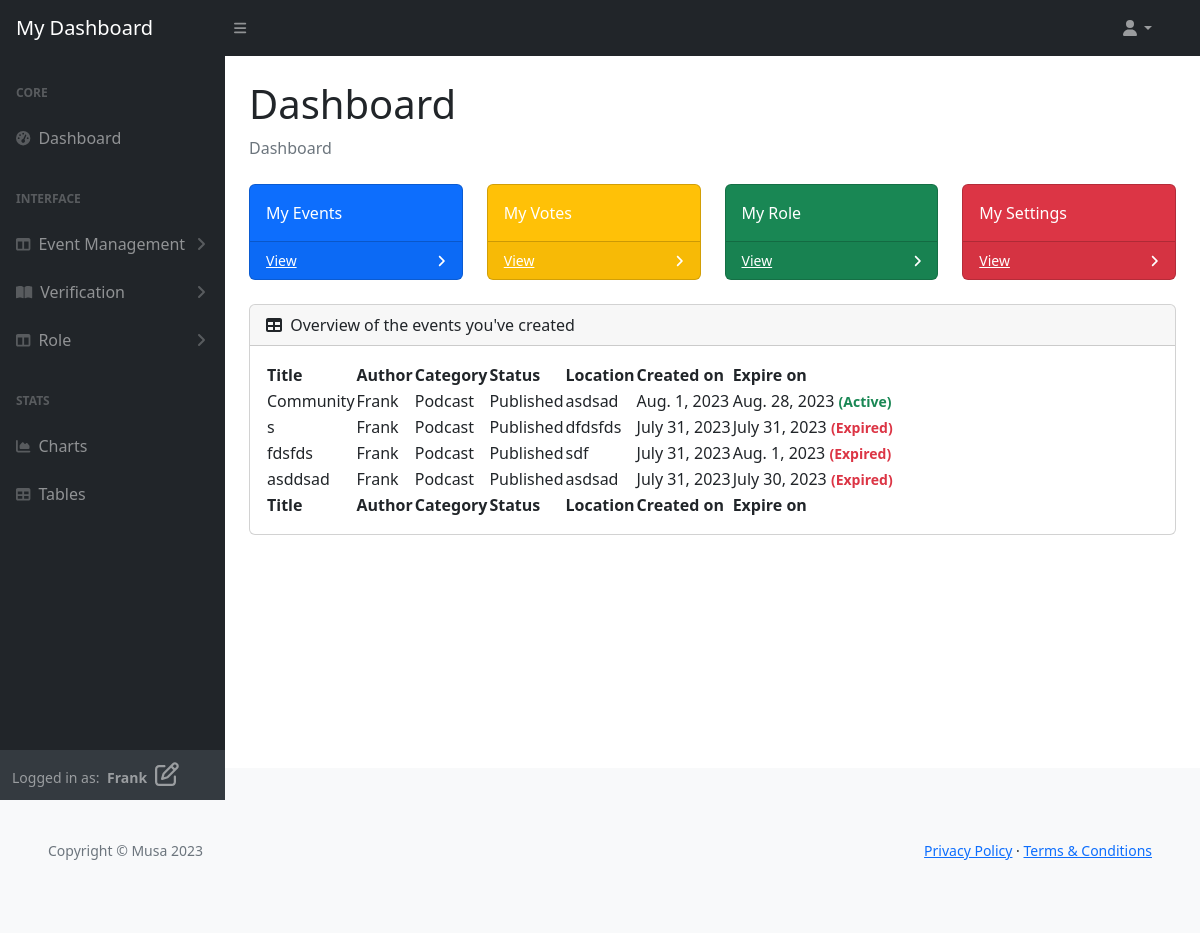
Screenshot of /user/ (signed in) with the database file from the repository.
### musa/models.py (models this page shows)
class UserProfile(AbstractUser):
    verified = models.BooleanField(default=False)
    role = models.IntegerField(choices=ROLES, default=0)
    user_card = models.ManyToManyField(
        'vote_management.VoteCard', through='vote_management.VoteRecord', related_name='user_cards')
    class Meta:
        ordering = ['username']
    def __str__(self):
        return self.username

### vote_management/models.py (models this page shows, shortened)
class VoteCard(models.Model):
    title = models.CharField(max_length=80, unique=True)
    slug = models.SlugField(max_length=200, unique=True)
    author = models.ForeignKey(
        'musa.UserProfile', on_delete=models.CASCADE, related_name="card_author")
    category = models.ForeignKey(
        Category, on_delete=models.CASCADE, related_name="categories")
    mission = models.CharField(max_length=80)
    location = models.CharField(max_length=80)
    description = models.TextField(max_length=264)
    expire = models.DateField()
    event_image = CloudinaryField('image', default='placeholder')
    vote_record = models.ManyToManyField('musa.UserProfile', through='VoteRecord',
                                         related_name='user_votes', blank=True)
    candidates = models.ManyToManyField('ElectedPerson', related_name='vote_cards',
                                        blank=True)
    status = models.IntegerField(choices=STATUS, default=0)
    excerpt = models.TextField(blank=True)
    type = models.IntegerField(choices=CARD_TYPE, default=0)
    created_on = models.DateField(auto_now_add=True)
    class Meta:
        ordering = ['-created_on']

class Category(models.Model):
    category_name = models.CharField(max_length=50, unique=True)
    class Meta:
        ordering = ['category_name']
        verbose_name_plural = "Categories"

### user_profile/views.py (the view)
# urls.py: path('user/', UserDashboard.as_view(),
class UserDashboard(UserRequiredMixin, generic.DetailView):
    model = UserProfile
    template_name = 'backend/user-dashboard/index.html'
    context_object_name = 'user_dashboard'
    def get_object(self, queryset=None):
        return get_object_or_404(UserProfile, pk=self.request.user.pk)
    def get_context_data(self, **kwargs):
        context = super().get_context_data(**kwargs)
        user_profile = self.get_object()
        context['vote_cards'] = user_profile.user_card.order_by(
            '-created_on').all()
        return context

### user_profile/views.py (called while the page is built)
    def test_func(self):
        user_profile = self.request.user
        return user_profile.is_authenticated and (
            user_profile.role in [0, 1]
        )

### templates/backend/user-dashboard/index.html
{% extends "backend/user-dashboard/base.html" %}
{% block content%}
<div id="layoutSidenav_content">
    <main>
        <div class="container-fluid p-4 pt-0">
            <h1 class="mt-4">Dashboard</h1>
            <ol class="breadcrumb mb-4">
                <li class="breadcrumb-item active">Dashboard</li>
            </ol>
            <div class="row">
                <div class="col-xl-3 col-md-6">
                    <div class="card bg-primary text-white mb-4">
                        <div class="card-body">My Events</div>
                        <div class="card-footer d-flex align-items-center justify-content-between">
                            <a class="small text-white stretched-link" href="{% url 'user_all_events' %}">View </a>
                            <div class="small text-white"><i class="fas fa-angle-right"></i></div>
                        </div>
                    </div>
                </div>
                <div class="col-xl-3 col-md-6">
                    <div class="card bg-warning text-white mb-4">
                        <div class="card-body">My Votes</div>
                        <div class="card-footer d-flex align-items-center justify-content-between">
                            <a class="small text-white stretched-link" href="#">View </a>
                            <div class="small text-white"><i class="fas fa-angle-right"></i></div>
                        </div>
                    </div>
                </div>
                <div class="col-xl-3 col-md-6">
                    <div class="card bg-success text-white mb-4">
                        <div class="card-body">My Role</div>
                        <div class="card-footer d-flex align-items-center justify-content-between">
                            <a class="small text-white stretched-link" href="{% url 'user_role' %}">View </a>
                            <div class="small text-white"><i class="fas fa-angle-right"></i></div>
                        </div>
                    </div>
                </div>
                <div class="col-xl-3 col-md-6">
                    <div class="card bg-danger text-white mb-4">
                        <div class="card-body">My Settings</div>
                        <div class="card-footer d-flex align-items-center justify-content-between">
                            <a class="small text-white stretched-link" href="{% url 'user_settings' %}">View </a>
                            <div class="small text-white"><i class="fas fa-angle-right"></i></div>
                        </div>
                    </div>
                </div>
            </div>
            <div class="card mb-4">
                <div class="card-header">
                    <i class="fas fa-table me-1"></i>
                    Overview of the events you've created
                </div>
                <div class="card-body">
                    <table id="datatablesSimple">
                        <thead>
                            <tr>
                                <th>Title</th>
                                <th>Author</th>
                                <th>Category</th>
                                <th>Status</th>
                                <th>Location</th>
                                <th>Created on</th>
                                <th>Expire on</th>
                            </tr>
                        </thead>
                        <tfoot>
                            <tr>
                                <th>Title</th>
                                <th>Author</th>
                                <th>Category</th>
                                <th>Status</th>
                                <th>Location</th>
                                <th>Created on</th>
                                <th>Expire on</th>
                            </tr>
                        </tfoot>
                        <tbody>
                            {% for event in user_dashboard.card_author.all %}
                            <tr>
                                <td>{{ event.title }}</td>
                                <td>{{ event.author }}</td>
                                <td>{{ event.category.category_name }}</td>
                                <td>{{ event.get_status_display }}</td>
                                <td>{{ event.location }}</td>
                                <td>{{ event.created_on }}</td>
                                {% if event.expire|date:"Y-m-d" == current_date %}
                                <td>{{ event.expire }}
                                    <small class="text-warning fw-semibold">(Today)</small>
                                </td>
                                {% elif event.expire|date:"Y-m-d" < current_date %}
                                <td>{{ event.expire }}
                                    <small class="text-danger fw-semibold">(Expired)</small>
                                </td>
                                {% else %}
                                <td>{{ event.expire }}
                                    <small class="text-success fw-semibold">(Active)</small>
                                </td>
                                {% endif %}
                            </tr>
                            {% endfor %}
                        </tbody>
                    </table>
                </div>
            </div>
        </div>
    </main>
</div>
{% endblock %}

### templates/backend/user-dashboard/base.html (shortened to what this page needs)
{% load static %}
{% now "Y-m-d" as current_date %}
<!DOCTYPE html>
<html lang="en">
<head>
    <link href="https://cdn.jsdelivr.net/npm/simple-datatables@7.1.2/dist/style.min.css" rel="stylesheet" />
    <link href="{% static 'user/css/styles.css' %}" rel="stylesheet" />
</head>
<body class="sb-nav-fixed">
    <nav class="sb-topnav navbar navbar-expand navbar-dark bg-dark">
        <a class="navbar-brand ps-3" href="{% url 'user_dashboard' %}">My Dashboard</a>
        <button class="btn btn-link btn-sm order-1 order-lg-0 me-4 me-lg-0" id="sidebarToggle" href="#!"><i
                class="fas fa-bars"></i></button>
        <div class="d-md-inline-block form-inline ms-auto me-0 me-md-3 my-2 my-md-0">
            <ul class="navbar-nav ms-auto ms-md-0 me-3 me-lg-4">
                <li class="nav-item dropdown">
                    <a class="nav-link dropdown-toggle" id="navbarDropdown" href="#" role="button"
                        data-bs-toggle="dropdown" aria-expanded="false"><i class="fas fa-user fa-fw"></i></a>
                </li>
            </ul>
        </div>
    </nav>
    <div id="layoutSidenav">
        <div id="layoutSidenav_nav">
            <nav class="sb-sidenav accordion sb-sidenav-dark" id="sidenavAccordion">
                <div class="sb-sidenav-menu">
                    <div class="nav">
                        <div class="sb-sidenav-menu-heading">Core</div>
                        <a class="nav-link" href="{% url 'user_dashboard' %}">
                            <div class="sb-nav-link-icon"><i class="fas fa-tachometer-alt"></i></div>
                            Dashboard
                        </a>
                        <div class="sb-sidenav-menu-heading">Interface</div>
                        <a class="nav-link collapsed" href="#" data-bs-toggle="collapse"
                            data-bs-target="#collapseLayouts" aria-expanded="false" aria-controls="collapseLayouts">
                            <div class="sb-nav-link-icon"><i class="fas fa-columns"></i></div>
                            Event Management
                            <div class="sb-sidenav-collapse-arrow"><i class="fas fa-angle-down"></i></div>
                        </a>
                        <a class="nav-link collapsed" href="#" data-bs-toggle="collapse" data-bs-target="#collapsePages"
                            aria-expanded="false" aria-controls="collapsePages">
                            <div class="sb-nav-link-icon"><i class="fas fa-book-open"></i></div>
                            Verification
                            <div class="sb-sidenav-collapse-arrow"><i class="fas fa-angle-down"></i></div>
                        </a>
                        <a class="nav-link collapsed" href="#" data-bs-toggle="collapse" data-bs-target="#collapseRole"
                            aria-expanded="false" aria-controls="collapseRole">
                            <div class="sb-nav-link-icon"><i class="fas fa-columns"></i></div>
                            Role
                            <div class="sb-sidenav-collapse-arrow"><i class="fas fa-angle-down"></i></div>
                        </a>
                        <div class="sb-sidenav-menu-heading">Stats</div>
                        <a class="nav-link" href="charts.html">
                            <div class="sb-nav-link-icon"><i class="fas fa-chart-area"></i></div>
                            Charts
                        </a>
                        <a class="nav-link" href="tables.html">
                            <div class="sb-nav-link-icon"><i class="fas fa-table"></i></div>
                            Tables
                        </a>
                    </div>
                </div>
                <div class="sb-sidenav-footer">
                    <div class="small">Logged in as:
                        <span class="px-1"><strong>{{ request.user.username }}
                                {% if request.user.role == 0 %}
                                <i class="fa-regular fa-user px-1 fs-4 text"></i>
                                {% elif request.user.role == 1 %}
                                <i class="fa-regular fa-pen-to-square px-1 fs-4 text"></i>
                                {% endif %}
                            </strong>
                        </span>
                    </div>
                </div>
            </nav>
        </div>
        {% block content %}
        {% endblock content %}
    </div>
    <footer class="py-4 bg-light mt-4">
        <div class="container-fluid p-5">
            <div class="d-flex align-items-center justify-content-between small">
                <div class="text-muted">Copyright &copy; Musa 2023</div>
                <div>
                    <a href="#">Privacy Policy</a>
                    &middot;
                    <a href="#">Terms &amp; Conditions</a>
                </div>
            </div>
        </div>
    </footer>
</body>
</html>

### rows the page displays
UserProfile: user.username "Frank"
VoteCard: title "Community", author "Frank", category.category_name "Podcast", status "Published", location "asdsad", created_on "Aug. 1, 2023", expire "Aug. 28, 2023"
VoteCard: title "s", author "Frank", category.category_name "Podcast", status "Published", location "dfdsfds", created_on "July 31, 2023", expire "July 31, 2023"
VoteCard: title "fdsfds", author "Frank", category.category_name "Podcast", status "Published", location "sdf", created_on "July 31, 2023", expire "Aug. 1, 2023"
VoteCard: title "asddsad", author "Frank", category.category_name "Podcast", status "Published", location "asdsad", created_on "July 31, 2023", expire "July 30, 2023"
